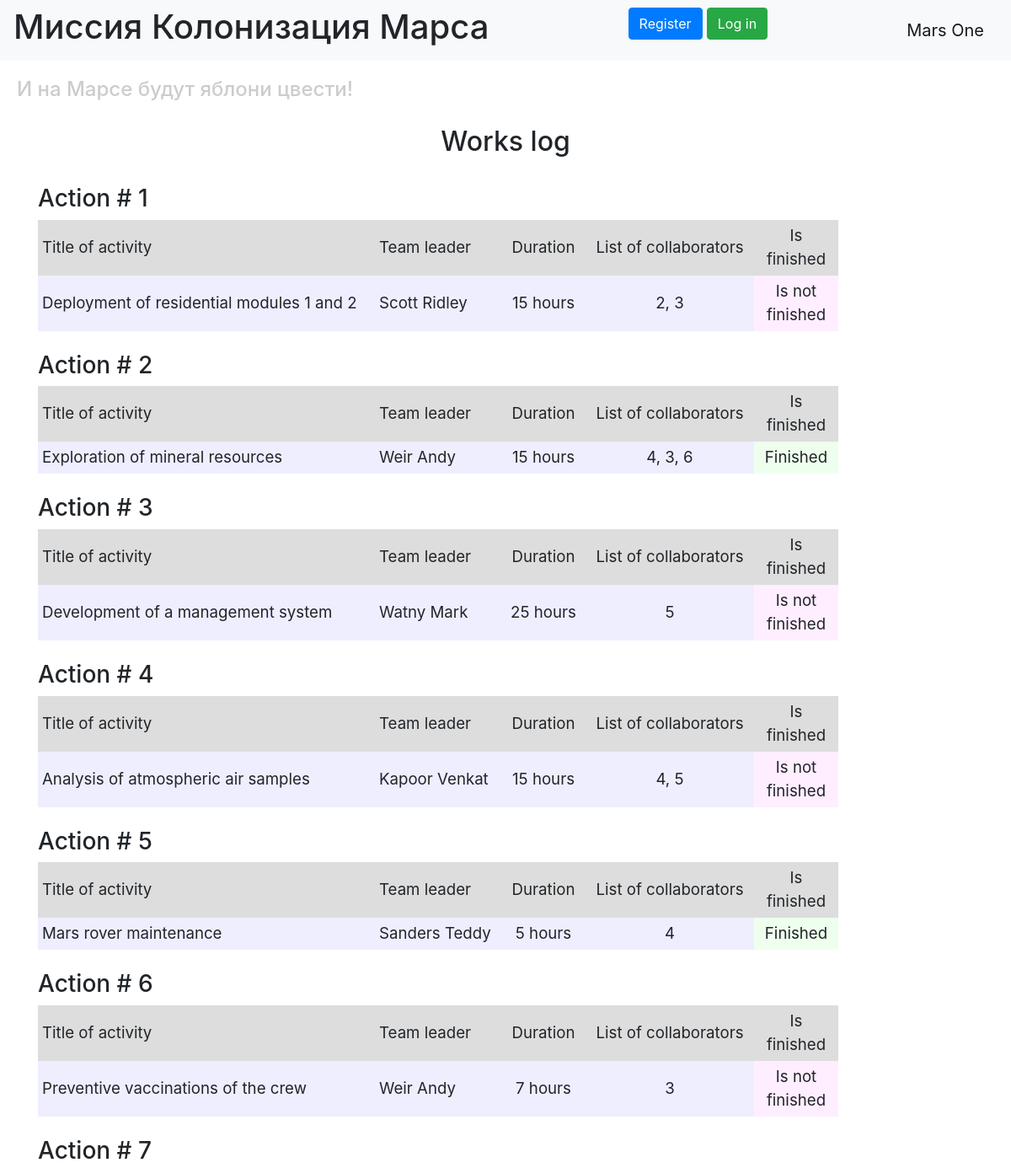
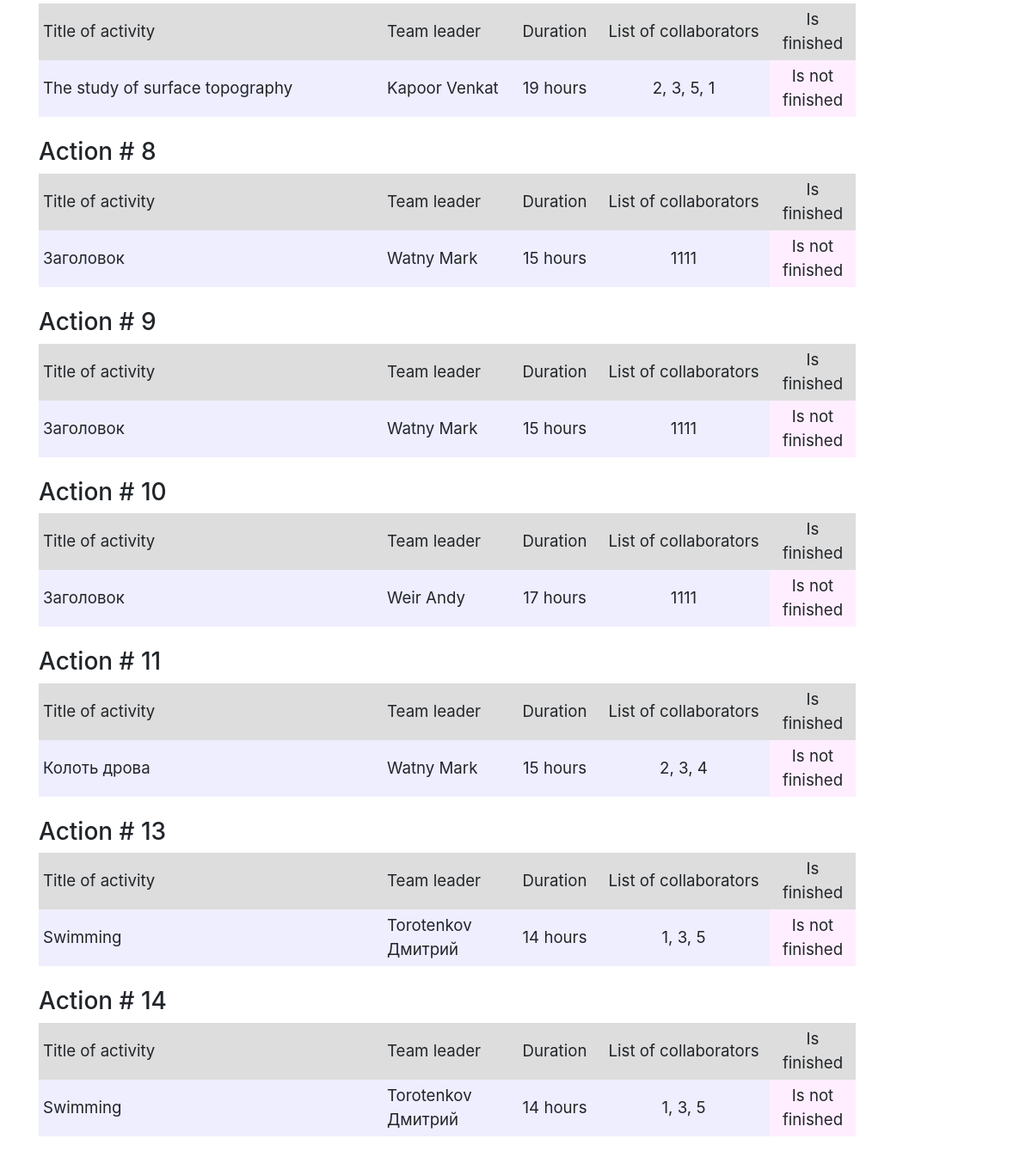
The page / on the database its author committed (2 pictures, top to bottom).
### data/jobs.py (models this page shows, shortened)
class Jobs(SqlAlchemyBase, SerializerMixin):
    __tablename__ = 'jobs'
    id = sqlalchemy.Column(sqlalchemy.Integer, primary_key=True)
    job = sqlalchemy.Column(sqlalchemy.String, nullable=True)
    work_size = sqlalchemy.Column(sqlalchemy.Integer, nullable=True, default=0)
    collaborators = sqlalchemy.Column(sqlalchemy.String, nullable=True)
    start_date = sqlalchemy.Column(sqlalchemy.String, default=datetime.datetime.now)
    end_date = sqlalchemy.Column(sqlalchemy.String, default=datetime.datetime.now)
    is_finished = sqlalchemy.Column(sqlalchemy.Boolean, default=True)
    team_leader = sqlalchemy.Column(sqlalchemy.Integer, sqlalchemy.ForeignKey("users.id"))
    user = orm.relation('User')

### data/users.py (models this page shows, shortened)
class User(SqlAlchemyBase, UserMixin, SerializerMixin):
    __tablename__ = 'users'
    id = sqlalchemy.Column(sqlalchemy.Integer, primary_key=True, autoincrement=True)
    surname = sqlalchemy.Column(sqlalchemy.String, nullable=True)
    name = sqlalchemy.Column(sqlalchemy.String, nullable=True)
    age = sqlalchemy.Column(sqlalchemy.Integer, nullable=True)
    position = sqlalchemy.Column(sqlalchemy.String, nullable=True)
    speciality = sqlalchemy.Column(sqlalchemy.String, nullable=True)
    address = sqlalchemy.Column(sqlalchemy.String, nullable=True)
    email = sqlalchemy.Column(sqlalchemy.String, index=True, unique=True, nullable=True)
    hashed_password = sqlalchemy.Column(sqlalchemy.String, nullable=True)
    modifed_date = sqlalchemy.Column(sqlalchemy.DateTime, default=datetime.datetime.now)
    departments = orm.relation('Departments', back_populates='user')
    jobs = orm.relation("Jobs", back_populates='user')

### main.py (the view)
@app.route("/")
def index():
    db_sess = db_session.create_session()
    jobs = db_sess.query(Jobs).all()
    users = db_sess.query(User).all()
    names = {name.id: (name.surname, name.name) for name in users}
    return render_template("index.html", jobs=jobs, names=names, title='Work log')

### data/db_session.py (called while the page is built)
def create_session() -> Session:
    global __factory
    return __factory()

### templates/index.html (shortened to what this page needs)
{% extends "base.html" %}
{% block content %}
<h2 align="center">Works log</h2>
<br>
{% for job in jobs %}
<h3>Action # {{ job.id }}</h3>
<div class="table_container">
    <table class="my_table">
        <tr class="my_row">
            <td class="title" width="400px" bgcolor="#dddddd">Title of activity</td>
            <td class="title" width="150px" bgcolor="#dddddd">Team leader</td>
            <td class="title" width="100px" bgcolor="#dddddd" align="center">Duration</td>
            <td class="title" width="200px" bgcolor="#dddddd" align="center">List of collaborators</td>
            <td class="title" width="100px" bgcolor="#dddddd" align="center">Is finished</td>
        </tr>
        <tr class="my_row">
            <td class="ordinary" bgcolor="#eeeeff">{{ job.job.capitalize() }}</td>
            <td class="ordinary" bgcolor="#eeeeff">{{ names[job.team_leader][0] }} {{ names[job.team_leader][1] }}</td>
            <td class="ordinary" bgcolor="#eeeeff" align="center">{{ job.work_size }} hours</td>
            <td class="ordinary" bgcolor="#eeeeff" align="center">{{ job.collaborators }}</td>
            {% if job.is_finished %}
            <td class="ordinary" bgcolor="#eeffee" align="center">Finished</td>
            {% else %}
            <td class="ordinary" bgcolor="#ffeeff" align="center">Is not finished</td>
            {% endif %}
        </tr>
    </table>
</div>
<br>
{% endfor %}
{% endblock %}

### static/css/style.css (style rules this page uses)
td.title { background-color: "#dddddd"; align: "center"; font-size: 14pt; padding: 5px; }
td.ordinary { background-color: "#eeeeff"; align: "center"; font-size: 14pt; padding: 5px; }

### rows shown on the page
Jobs: id "1", job "Deployment of residential modules 1 and 2", team_leader.surname "Scott", team_leader.name "Ridley", work_size "15", collaborators "2, 3", is_finished "Is not finished"
Jobs: id "2", job "Exploration of mineral resources", team_leader.surname "Weir", team_leader.name "Andy", work_size "15", collaborators "4, 3, 6", is_finished "Finished"
Jobs: id "3", job "Development of a management system", team_leader.surname "Watny", team_leader.name "Mark", work_size "25", collaborators "5", is_finished "Is not finished"
Jobs: id "4", job "Analysis of atmospheric air samples", team_leader.surname "Kapoor", team_leader.name "Venkat", work_size "15", collaborators "4, 5", is_finished "Is not finished"
Jobs: id "5", job "Mars rover maintenance", team_leader.surname "Sanders", team_leader.name "Teddy", work_size "5", collaborators "4", is_finished "Finished"
Jobs: id "6", job "Preventive vaccinations of the crew", team_leader.surname "Weir", team_leader.name "Andy", work_size "7", collaborators "3", is_finished "Is not finished"
Jobs: id "7", job "The study of surface topography", team_leader.surname "Kapoor", team_leader.name "Venkat", work_size "19", collaborators "2, 3, 5, 1", is_finished "Is not finished"
Jobs: id "8", job "Заголовок", team_leader.surname "Watny", team_leader.name "Mark", work_size "15", collaborators "1111", is_finished "Is not finished"
Jobs: id "9", job "Заголовок", team_leader.surname "Watny", team_leader.name "Mark", work_size "15", collaborators "1111", is_finished "Is not finished"
Jobs: id "10", job "Заголовок", team_leader.surname "Weir", team_leader.name "Andy", work_size "17", collaborators "1111", is_finished "Is not finished"
Jobs: id "11", job "Колоть дрова", team_leader.surname "Watny", team_leader.name "Mark", work_size "15", collaborators "2, 3, 4", is_finished "Is not finished"
Jobs: id "13", job "Swimming", team_leader.surname "Torotenkov", team_leader.name "Дмитрий", work_size "14", collaborators "1, 3, 5", is_finished "Is not finished"
Jobs: id "14", job "Swimming", team_leader.surname "Torotenkov", team_leader.name "Дмитрий", work_size "14", collaborators "1, 3, 5", is_finished "Is not finished"
